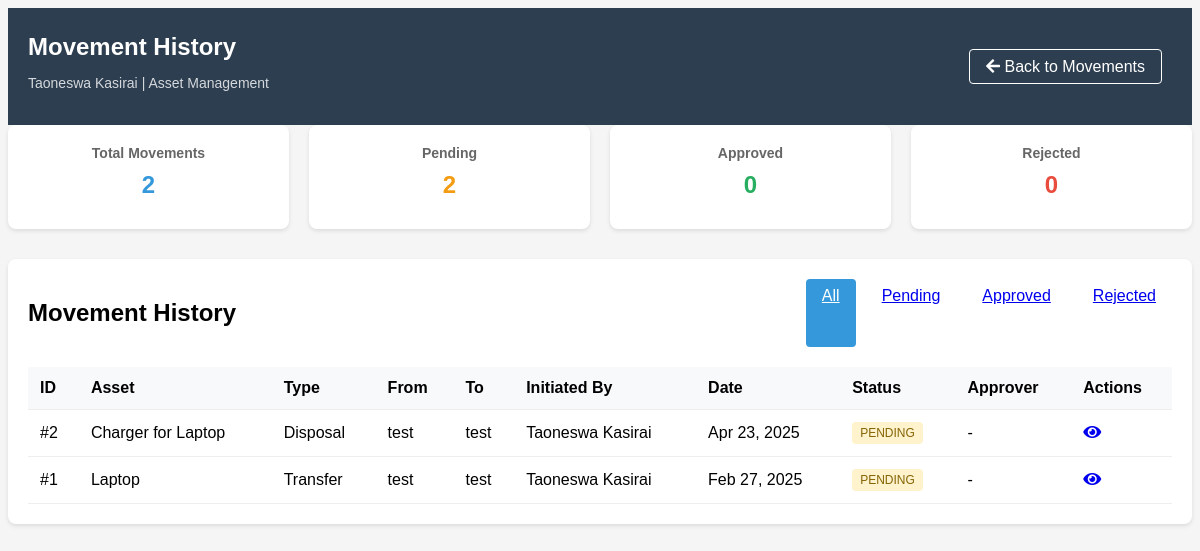
Screenshot of /movement-history/ (signed in) with the database file from the repository.
### myapp/models.py (models this page shows, shortened)
class Employee(models.Model):
    employee_number = models.CharField(max_length=10, unique=True)
    name = models.CharField(max_length=100)
    surname = models.CharField(max_length=100)
    department = models.ForeignKey(Department, on_delete=models.PROTECT)
    branch = models.CharField(max_length=100)
    section = models.CharField(max_length=100)
    email = models.EmailField(unique=True)
    phone_regex = RegexValidator(
        regex=r'^07\d{8}$',
        message="Phone number must start with '07' and be 10 digits long"
    )
    phone_number = models.CharField(
        validators=[phone_regex],
        max_length=10,
        unique=True
    )
    signature = models.ImageField(
        upload_to='signatures/', null=True, blank=True)
    created_at = models.DateTimeField(auto_now_add=True)
    password = models.CharField(
        max_length=128, default=make_password('defaultpassword'))
    is_first_login = models.BooleanField(default=True)
    is_active = models.BooleanField(default=True)
    roles = models.ManyToManyField(Role, blank=True)
    class Meta:
        ordering = ['surname', 'name']

class Department(models.Model):
    code = models.CharField(max_length=10, unique=True)
    name = models.CharField(max_length=100)
    description = models.TextField(blank=True)
    is_active = models.BooleanField(default=True)
    created_at = models.DateTimeField(auto_now_add=True)
    def __str__(self):
        return self.name
    class Meta:
        ordering = ['name']

class AssetMovement(models.Model):
    MOVEMENT_TYPES = [
        ('TRANSFER', 'Transfer'),
        ('DISPOSAL', 'Disposal'),
        ('REPAIR', 'Repair'),
    ]
    STATUS_CHOICES = [
        ('PENDING', 'Pending'),
        ('APPROVED', 'Approved'),
        ('REJECTED', 'Rejected'),
    ]
    STAGE_CHOICES = [
        ('INITIATED', 'Initiated'),
        ('IN_PROGRESS', 'In Progress'),
        ('COMPLETED', 'Completed'),
    ]
    asset = models.ForeignKey(Asset, on_delete=models.CASCADE)
    movement_type = models.CharField(max_length=20, choices=MOVEMENT_TYPES)
    from_location = models.CharField(max_length=100)
    to_location = models.CharField(max_length=100)
    reason = models.TextField()
    status = models.CharField(
        max_length=20, choices=STATUS_CHOICES, default='PENDING')
    stage = models.CharField(
        max_length=20, choices=STAGE_CHOICES, default='INITIATED')
    initiator = models.ForeignKey(
        Employee, on_delete=models.CASCADE, related_name='initiated_movements')
    approver = models.ForeignKey(
        Employee, on_delete=models.SET_NULL, null=True, blank=True,
        related_name='approved_movements',
        help_text="Employee who approved or rejected this movement")
    approval_date = models.DateTimeField(null=True, blank=True)
    attachment = models.FileField(upload_to='movement_attachments/', null=True, blank=True,
                                  help_text="Upload any relevant documents (e.g., transfer forms, repair reports)")
    created_at = models.DateTimeField(auto_now_add=True)
    updated_at = models.DateTimeField(auto_now=True)
    class Meta:
        ordering = ['-created_at']

class Asset(models.Model):
    CONDITION_CHOICES = [
        ('NEW', 'New'),
        ('GOOD', 'Good'),
        ('FAIR', 'Fair'),
        ('POOR', 'Poor'),
        ('RETIRED', 'Retired'),
    ]
    asset_number = models.CharField(max_length=50, unique=True)
    serial_number = models.CharField(
        max_length=100, blank=True, null=True)  # Add this line
    name = models.CharField(max_length=100)
    category = models.CharField(max_length=50)
    description = models.TextField(blank=True)
    department = models.ForeignKey(
        Department, on_delete=models.SET_NULL, null=True)
    location = models.CharField(max_length=100)
    purchase_date = models.DateField()
    purchase_cost = models.DecimalField(max_digits=10, decimal_places=2)
    condition = models.CharField(max_length=10, choices=CONDITION_CHOICES)
    is_active = models.BooleanField(default=True)
    created_at = models.DateTimeField(auto_now_add=True)
    updated_at = models.DateTimeField(auto_now=True)
    is_deleted = models.BooleanField(default=False)
    deleted_at = models.DateTimeField(null=True, blank=True)
    deleted_by = models.ForeignKey(
        Employee, on_delete=models.SET_NULL, null=True, blank=True, related_name='deleted_assets')
    initiator = models.ForeignKey(
        Employee, on_delete=models.SET_NULL, null=True, related_name='initiated_assets')

### myapp/views.py (the view)
# urls.py: path('movement-history/', views.movement_history, name='movement_history'),
def movement_history(request):
    if 'employee_id' not in request.session:
        return redirect('login')
    employee = Employee.objects.get(id=request.session['employee_id'])
    movements = AssetMovement.objects.select_related(
        'asset', 'initiator', 'approver'
    ).order_by('-created_at')
    status_filter = request.GET.get('status')
    if status_filter and status_filter.upper() in ['PENDING', 'APPROVED', 'REJECTED']:
        movements = movements.filter(status=status_filter.upper())
    return render(request, 'myapp/movement_history.html', {
        'employee': employee,
        'movements': movements,
        'stats': {
            'total': AssetMovement.objects.count(),
            'pending': AssetMovement.objects.filter(status='PENDING').count(),
            'approved': AssetMovement.objects.filter(status='APPROVED').count(),
            'rejected': AssetMovement.objects.filter(status='REJECTED').count(),
        }
    })

### myapp/templates/myapp/movement_history.html (shortened to what this page needs)
<!DOCTYPE html>
<html>
<head>
    {% load static %}
    <link rel="stylesheet" type="text/css" href="{% static 'myapp/css/style.css' %}">
    <link href="https://cdnjs.cloudflare.com/ajax/libs/font-awesome/5.15.4/css/all.min.css" rel="stylesheet">
</head>
<body>
    <div class="dashboard-header">
        <div class="user-info">
            <h1>Movement History</h1>
            <p class="user-details">{{ employee.name }} {{ employee.surname }} | {{ employee.department }}</p>
        </div>
        <div class="header-actions">
            <a href="{% url 'asset_movement' %}" class="back-button">
                <i class="fas fa-arrow-left"></i> Back to Movements
            </a>
        </div>
    </div>
    <div class="system-layout">
        <div class="main-content">
            <div class="stats-container">
                <div class="stat-card">
                    <h3>Total Movements</h3>
                    <div class="number total">{{ stats.total }}</div>
                </div>
                <div class="stat-card">
                    <h3>Pending</h3>
                    <div class="number pending">{{ stats.pending }}</div>
                </div>
                <div class="stat-card">
                    <h3>Approved</h3>
                    <div class="number approved">{{ stats.approved }}</div>
                </div>
                <div class="stat-card">
                    <h3>Rejected</h3>
                    <div class="number rejected">{{ stats.rejected }}</div>
                </div>
            </div>
            <div class="history-list">
                <div class="filter-bar">
                    <h2>Movement History</h2>
                    <div class="filter-options">
                        <a href="{% url 'movement_history' %}" class="filter-btn {% if not request.GET.status %}active{% endif %}">All</a>
                        <a href="{% url 'movement_history' %}?status=pending" class="filter-btn {% if request.GET.status == 'pending' %}active{% endif %}">Pending</a>
                        <a href="{% url 'movement_history' %}?status=approved" class="filter-btn {% if request.GET.status == 'approved' %}active{% endif %}">Approved</a>
                        <a href="{% url 'movement_history' %}?status=rejected" class="filter-btn {% if request.GET.status == 'rejected' %}active{% endif %}">Rejected</a>
                    </div>
                </div>
                <table class="history-table">
                    <thead>
                        <tr>
                            <th>ID</th>
                            <th>Asset</th>
                            <th>Type</th>
                            <th>From</th>
                            <th>To</th>
                            <th>Initiated By</th>
                            <th>Date</th>
                            <th>Status</th>
                            <th>Approver</th>
                            <th>Actions</th>
                        </tr>
                    </thead>
                    <tbody>
                        {% for movement in movements %}
                        <tr>
                            <td>#{{ movement.id }}</td>
                            <td>{{ movement.asset.name }}</td>
                            <td>{{ movement.get_movement_type_display }}</td>
                            <td>{{ movement.from_location }}</td>
                            <td>{{ movement.to_location }}</td>
                            <td>{{ movement.initiator.name }} {{ movement.initiator.surname }}</td>
                            <td>{{ movement.created_at|date:"M d, Y" }}</td>
                            <td>
                                <span class="status-badge {{ movement.status|lower }}">
                                    {{ movement.get_status_display }}
                                </span>
                            </td>
                            <td>
                                {% if movement.approver %}
                                    {{ movement.approver.name }} {{ movement.approver.surname }}
                                {% else %}
                                    -
                                {% endif %}
                            </td>
                            <td>
                                <a href="{% url 'movement_details' movement.id %}" class="btn btn-info">
                                    <i class="fas fa-eye"></i>
                                </a>
                            </td>
                        </tr>
                        {% empty %}
                        <tr>
                            <td colspan="10" class="text-center">No movement records found</td>
                        </tr>
                        {% endfor %}
                    </tbody>
                </table>
            </div>
        </div>
    </div>
</body>
</html>

### myapp/static/myapp/css/style.css (style rules this page uses)
body { background-color: #f5f5f5; font-family: Arial, sans-serif; }
.dashboard-header { background: #2c3e50; color: white; padding: 20px; display: flex; justify-content: space-between; align-items: center; }
.user-info { flex: 1; }
.user-info h1 { margin: 5px 0; font-size: 24px; }
.user-details { font-size: 14px; opacity: 0.8; }
.header-actions { padding-left: 20px; }
.back-button { background: transparent; border: 1px solid white; color: white; padding: 8px 16px; border-radius: 4px; cursor: pointer; transition: all 0.3s; text-decoration: none; margin-right: 10px; }

### myapp/templates/myapp/movement_history.html (style rules this page uses)
.stats-container { display: grid; grid-template-columns: repeat(4, 1fr); gap: 20px; margin-bottom: 30px; }
.stat-card { background: white; padding: 20px; border-radius: 8px; box-shadow: 0 2px 4px rgba(0,0,0,0.1); text-align: center; }
.stat-card h3 { margin: 0; color: #666; font-size: 14px; }
.stat-card .number { font-size: 24px; font-weight: bold; margin: 10px 0; }
.total { color: #3498db; }
.pending { color: #f39c12; }
.approved { color: #27ae60; }
.rejected { color: #e74c3c; }
.history-list { background: white; padding: 20px; border-radius: 8px; box-shadow: 0 2px 4px rgba(0,0,0,0.1); }
.filter-bar { display: flex; justify-content: space-between; margin-bottom: 20px; }
.filter-options { display: flex; gap: 10px; }
.filter-btn { padding: 8px 16px; border: none; border-radius: 4px; cursor: pointer; font-weight: 500; }
.filter-btn.active { background-color: #3498db; color: white; }
.history-table { width: 100%; border-collapse: collapse; }
.history-table th, .history-table td { padding: 12px; text-align: left; border-bottom: 1px solid #eee; }
.history-table th { background: #f8f9fa; position: sticky; top: 0; }
.status-badge { display: inline-block; padding: 4px 8px; border-radius: 4px; font-size: 12px; font-weight: 500; text-transform: uppercase; }
.status-badge.pending { background-color: #fff3cd; color: #856404; }

### rows the page displays
Employee: name "Taoneswa", surname "Kasirai", department "Asset Management"
AssetMovement: id "2", asset.name "Charger for Laptop", movement_type "Disposal", from_location "test", to_location "test", initiator.name "Taoneswa", initiator.surname "Kasirai", created_at "Apr 23, 2025", status "PENDING"
AssetMovement: id "1", asset.name "Laptop", movement_type "Transfer", from_location "test", to_location "test", initiator.name "Taoneswa", initiator.surname "Kasirai", created_at "Feb 27, 2025", status "PENDING"

### other values shown
{{ stats.total }} "2"
{{ stats.pending }} "2"
{{ stats.approved }} "0"
{{ stats.rejected }} "0"
